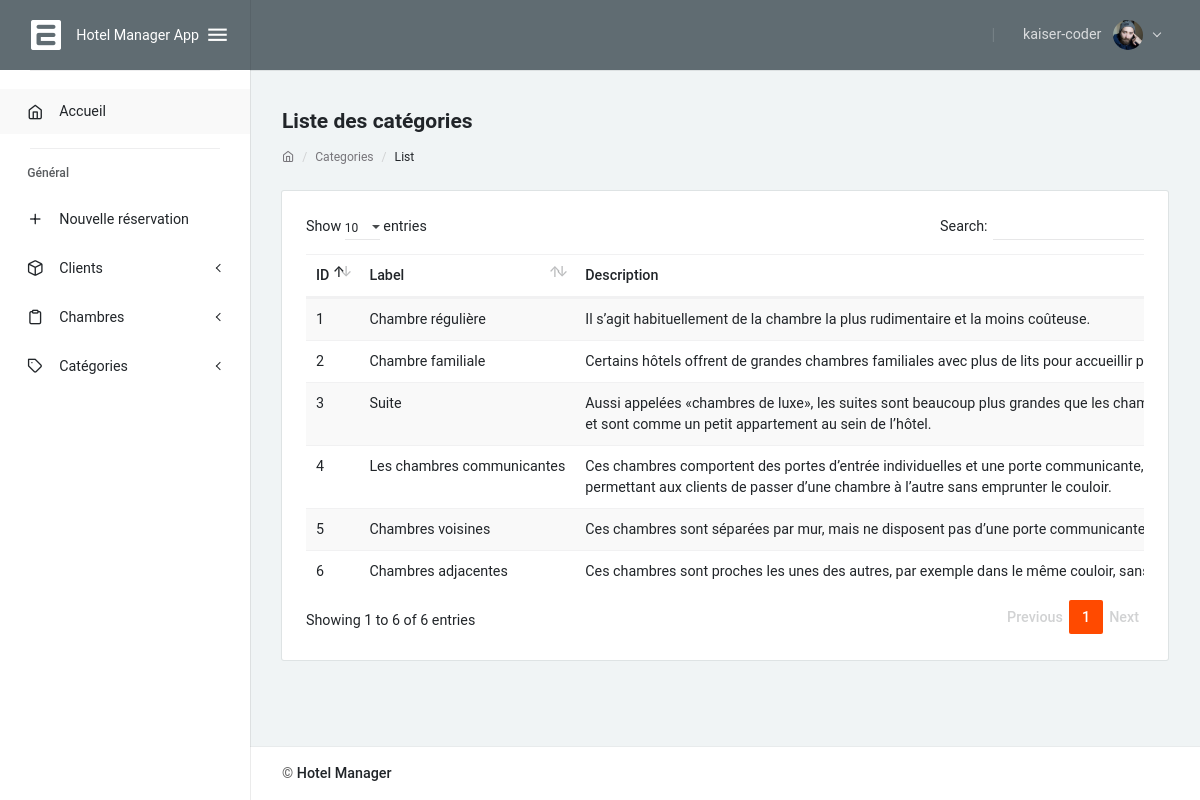
The app's page /index.php/categories/list (signed in) with its own data.
### tables this page shows
CREATE TABLE IF NOT EXISTS `categories` (
  `id` int(2) NOT NULL AUTO_INCREMENT,
  `label` varchar(50) DEFAULT NULL,
  `description` tinytext,
  PRIMARY KEY (`id`)
);

### template/pages/categories/category_list.php (the view, shortened to what this page needs)
<?php
	$db = require('connection.php');
	$title = 'Liste des catégories';
	include('template/partials/breadcrumb.php');
?>
<?php
	$query = $db->query('SELECT * FROM categories');
	$categories = $query->fetchAll(PDO::FETCH_OBJ);
?>
<div class="card mb-4">
	<div class="card-body">
		<table class="table table-striped table-responsive" id="my_table" style="width:100%">
			<thead>
				<tr>
					<th>ID</th>
					<th>Label</th>
					<th>Description</th>
				</tr>
			</thead>
			<tbody>
				<?php
					foreach ($categories as $category) {
				?>
				<tr>
					<td><?php echo $category->id; ?></td>
					<td><?php echo $category->label; ?></td>
					<td>
						<?php echo $category->description; ?>
					</td>
				</tr>
				<?php } ?>
			</tbody>
		</table>
	</div>
</div>

### index.php (shortened to what this page needs)
<?php
if(!empty($_SESSION['user_id'])) {
	include 'template/main.php';
} else {
   include 'template/pages/login.php';
}

### template/main.php (shortened to what this page needs)
<!DOCTYPE html>
<html lang="en" class="material-style layout-fixed">
<head>
	<link rel="stylesheet" href="/assets/fonts/fontawesome.css">
	<link rel="stylesheet" href="/assets/fonts/ionicons.css">
	<link rel="stylesheet" href="/assets/fonts/linearicons.css">
	<link rel="stylesheet" href="/assets/fonts/open-iconic.css">
	<link rel="stylesheet" href="/assets/fonts/pe-icon-7-stroke.css">
	<link rel="stylesheet" href="/assets/fonts/feather.css">
	<link rel="stylesheet" href="/assets/css/bootstrap-material.css">
	<link rel="stylesheet" href="/assets/css/shreerang-material.css">
	<link rel="stylesheet" href="/assets/css/uikit.css">
	<link rel="stylesheet" href="/assets/libs/perfect-scrollbar/perfect-scrollbar.css">
	<link rel="stylesheet" href="/assets/libs/flot/flot.css">
	<link rel="stylesheet" href="/assets/plugins/DataTables-1.10.24/css/dataTables.bootstrap4.min.css">
	<link rel="stylesheet" href="/assets/plugins/select2-4.0.13/dist/css/select2.css">
</head>
<body>
	<div class="layout-wrapper layout-2">
		<div class="layout-inner">
			<?php include('partials/sidenav.php'); ?>
			<div class="layout-container">
				<?php include('partials/navbar.php'); ?>
				<div class="layout-content">
					<div class="container-fluid flex-grow-1 container-p-y">
						<?php include('pages/'. $page .'.php'); ?>
					</div>
					<?php include('partials/footer.php'); ?>
				</div>
			</div>
		</div>
	</div>
</body>
</html>

### template/partials/sidenav.php (shortened to what this page needs)
<div id="layout-sidenav" class="layout-sidenav sidenav sidenav-vertical bg-white logo-dark">
	<div class="app-brand demo">
		<span class="app-brand-logo demo">
			<img src="/assets/img/logo.png" alt="Brand Logo" class="img-fluid">
		</span>
		<a href="index.html" class="app-brand-text demo sidenav-text font-weight-normal ml-2">Hotel Manager App</a>
		<a href="javascript:" class="layout-sidenav-toggle sidenav-link text-large ml-auto">
			<i class="ion ion-md-menu align-middle"></i>
		</a>
	</div>
	<div class="sidenav-divider mt-0"></div>
	<ul class="sidenav-inner py-1">
		<li class="sidenav-item active">
			<a href="/index.php/dashboard/home" class="sidenav-link">
				<i class="sidenav-icon feather icon-home"></i>
				<div>Accueil</div>
			</a>
		</li>
		<li class="sidenav-divider mb-1"></li>
		<li class="sidenav-header small font-weight-semibold">Général</li>
		<li class="sidenav-item">
			<a href="/index.php/bookings/register" class="sidenav-link">
				<i class="sidenav-icon feather icon-plus"></i>
				<div>Nouvelle réservation</div>
			</a>
		</li>
		<li class="sidenav-item">
			<a href="javascript:" class="sidenav-link sidenav-toggle">
				<i class="sidenav-icon feather icon-box"></i>
				<div>Clients</div>
			</a>
		</li>
		<li class="sidenav-item">
			<a href="javascript:" class="sidenav-link sidenav-toggle">
				<i class="sidenav-icon feather icon-clipboard"></i>
				<div>Chambres</div>
			</a>
		</li>
		<li class="sidenav-item">
			<a href="javascript:" class="sidenav-link sidenav-toggle">
				<i class="sidenav-icon feather icon-tag"></i>
				<div>Catégories</div>
			</a>
		</li>
	</ul>
</div>

### template/partials/navbar.php (shortened to what this page needs)
<nav class="layout-navbar navbar navbar-expand-lg align-items-lg-center bg-dark container-p-x" id="layout-navbar">
	<div class="navbar-collapse collapse" id="layout-navbar-collapse">
		<div class="navbar-nav align-items-lg-center ml-auto">
			<div class="nav-item d-none d-lg-block text-big font-weight-light line-height-1 opacity-25 mr-3 ml-1">
				|</div>
			<div class="demo-navbar-user nav-item dropdown">
				<a class="nav-link dropdown-toggle" href="#" data-toggle="dropdown">
					<span class="d-inline-flex flex-lg-row-reverse align-items-center align-middle">
						<img src="/assets/img/avatars/1.png" alt class="d-block ui-w-30 rounded-circle">
						<span class="px-1 mr-lg-2 ml-2 ml-lg-0"><?php echo $_SESSION['username']; ?></span>
					</span>
				</a>
			</div>
		</div>
	</div>
</nav>

### template/partials/breadcrumb.php
<?php
	$url = explode('/', $_SERVER['PATH_INFO']);
?>
<h4 class="font-weight-bold py-3 mb-0"><?php echo $title; ?></h4>
<div class="text-muted small mt-0 mb-4 d-block breadcrumb">
	<ol class="breadcrumb">
		<li class="breadcrumb-item"><a href="#"><i class="feather icon-home"></i></a></li>
		<li class="breadcrumb-item"><a href="#"><?php echo ucfirst($url[1]); ?></a></li>
		<li class="breadcrumb-item active"><?php echo ucfirst($url[2]); ?></li>
	</ol>
</div>

### template/partials/footer.php
<nav class="layout-footer footer bg-white">
	<div class="container-fluid d-flex flex-wrap justify-content-between text-center container-p-x pb-3">
		<div class="pt-3">
			<span class="footer-text font-weight-semibold">&copy; <a href="https://srthemesvilla.com" class="footer-link"
					target="_blank">Hotel Manager</a></span>
		</div>
	</div>
</nav>

### assets/css/uikit.css (style rules this page uses)
.ui-w-30 { width: 30px !important; height: auto; }

### assets/libs/perfect-scrollbar/perfect-scrollbar.css (style rules this page uses)
.ps { overflow:hidden !important;overflow-anchor:none;-ms-overflow-style:none;touch-action:auto;-ms-touch-action:auto }
.ps { position:relative }

### records on screen
categories: id "1", label "Chambre régulière", description "Il s’agit habituellement de la chambre la plus rudimentaire et la moins coûteuse."
categories: id "2", label "Chambre familiale", description "Certains hôtels offrent de grandes chambres familiales avec plus de lits pour accueillir…"
categories: id "3", label "Suite", description "Aussi appelées «chambres de luxe», les suites sont beaucoup plus grandes que les et sont comme un petit appartement au sein de l’hôtel."
categories: id "4", label "Les chambres communicantes", description "Ces chambres comportent des portes d’entrée individuelles et une porte communicante, permettant aux clients de passer d’une chambre à l’autre sans emprunter le couloir."
categories: id "5", label "Chambres voisines", description "Ces chambres sont séparées par mur, mais ne disposent pas d’une porte…"
categories: id "6", label "Chambres adjacentes", description "Ces chambres sont proches les unes des autres, par exemple dans le même couloir,…"

### other values on screen
$_SESSION['username'] "kaiser-coder"
$title "Liste des catégories"
$url[1] "Categories"
$url[2] "List"
